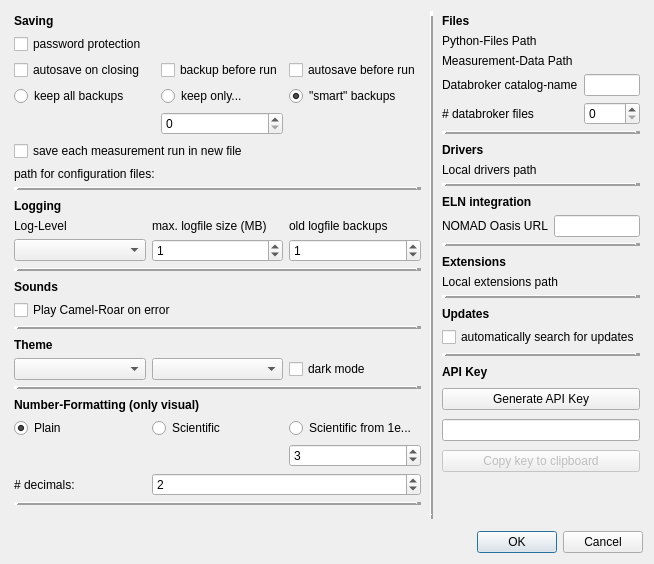
<?xml version="1.0" encoding="UTF-8"?>
<ui version="4.0">
 <class>settings_window</class>
 <widget class="QDialog" name="settings_window">
  <property name="geometry">
   <rect>
    <x>0</x>
    <y>0</y>
    <width>652</width>
    <height>564</height>
   </rect>
  </property>
  <property name="windowTitle">
   <string>Dialog</string>
  </property>
  <layout class="QGridLayout" name="gridLayout">
   <item row="0" column="3">
    <widget class="QWidget" name="right" native="true">
     <layout class="QGridLayout" name="gridLayout_9">
      <property name="leftMargin">
       <number>3</number>
      </property>
      <property name="topMargin">
       <number>3</number>
      </property>
      <property name="rightMargin">
       <number>3</number>
      </property>
      <property name="bottomMargin">
       <number>3</number>
      </property>
      <property name="spacing">
       <number>9</number>
      </property>
      <item row="3" column="0">
       <widget class="QWidget" name="extensions" native="true">
        <layout class="QGridLayout" name="gridLayout_12">
         <property name="leftMargin">
          <number>0</number>
         </property>
         <property name="topMargin">
          <number>0</number>
         </property>
         <property name="rightMargin">
          <number>0</number>
         </property>
         <property name="bottomMargin">
          <number>0</number>
         </property>
         <item row="1" column="0">
          <widget class="QLabel" name="label_21">
           <property name="maximumSize">
            <size>
             <width>16777215</width>
             <height>17</height>
            </size>
           </property>
           <property name="text">
            <string>Local extensions path</string>
           </property>
          </widget>
         </item>
         <item row="0" column="0" colspan="2">
          <widget class="QLabel" name="label_22">
           <property name="font">
            <font>
             <bold>true</bold>
            </font>
           </property>
           <property name="text">
            <string>Extensions</string>
           </property>
          </widget>
         </item>
         <item row="1" column="1">
          <widget class="Path_Button_Edit" name="pathButton_extension_path" native="true"/>
         </item>
         <item row="2" column="0" colspan="2">
          <widget class="Line" name="line_9">
           <property name="frameShadow">
            <enum>QFrame::Raised</enum>
           </property>
           <property name="lineWidth">
            <number>5</number>
           </property>
           <property name="orientation">
            <enum>Qt::Horizontal</enum>
           </property>
          </widget>
         </item>
        </layout>
       </widget>
      </item>
      <item row="2" column="0">
       <widget class="QWidget" name="eln" native="true">
        <layout class="QGridLayout" name="gridLayout_11">
         <property name="leftMargin">
          <number>0</number>
         </property>
         <property name="topMargin">
          <number>0</number>
         </property>
         <property name="rightMargin">
          <number>0</number>
         </property>
         <property name="bottomMargin">
          <number>0</number>
         </property>
         <item row="1" column="0">
          <widget class="QLabel" name="label_19">
           <property name="text">
            <string>NOMAD Oasis URL</string>
           </property>
          </widget>
         </item>
         <item row="1" column="1">
          <widget class="QLineEdit" name="lineEdit_oasis"/>
         </item>
         <item row="0" column="0" colspan="2">
          <widget class="QLabel" name="label_18">
           <property name="font">
            <font>
             <bold>true</bold>
            </font>
           </property>
           <property name="text">
            <string>ELN integration</string>
           </property>
          </widget>
         </item>
         <item row="2" column="0" colspan="2">
          <widget class="Line" name="line_3">
           <property name="frameShadow">
            <enum>QFrame::Raised</enum>
           </property>
           <property name="lineWidth">
            <number>5</number>
           </property>
           <property name="orientation">
            <enum>Qt::Horizontal</enum>
           </property>
          </widget>
         </item>
        </layout>
       </widget>
      </item>
      <item row="7" column="0">
       <widget class="QLineEdit" name="Api_key_lineEdit">
        <property name="readOnly">
         <bool>true</bool>
        </property>
       </widget>
      </item>
      <item row="0" column="0">
       <widget class="QWidget" name="files" native="true">
        <layout class="QGridLayout" name="gridLayout_7">
         <property name="leftMargin">
          <number>0</number>
         </property>
         <property name="topMargin">
          <number>0</number>
         </property>
         <property name="rightMargin">
          <number>0</number>
         </property>
         <property name="bottomMargin">
          <number>0</number>
         </property>
         <item row="2" column="0">
          <widget class="QLabel" name="label_7">
           <property name="maximumSize">
            <size>
             <width>16777215</width>
             <height>17</height>
            </size>
           </property>
           <property name="text">
            <string>Measurement-Data Path</string>
           </property>
          </widget>
         </item>
         <item row="1" column="0">
          <widget class="QLabel" name="label_6">
           <property name="maximumSize">
            <size>
             <width>16777215</width>
             <height>17</height>
            </size>
           </property>
           <property name="text">
            <string>Python-Files Path</string>
           </property>
          </widget>
         </item>
         <item row="3" column="0">
          <widget class="QLabel" name="label_10">
           <property name="text">
            <string>Databroker catalog-name</string>
           </property>
          </widget>
         </item>
         <item row="3" column="1">
          <widget class="QLineEdit" name="lineEdit_catalog_name"/>
         </item>
         <item row="6" column="0" colspan="2">
          <widget class="Line" name="line_6">
           <property name="frameShadow">
            <enum>QFrame::Raised</enum>
           </property>
           <property name="lineWidth">
            <number>5</number>
           </property>
           <property name="orientation">
            <enum>Qt::Horizontal</enum>
           </property>
          </widget>
         </item>
         <item row="0" column="0">
          <widget class="QLabel" name="label_5">
           <property name="maximumSize">
            <size>
             <width>16777215</width>
             <height>17</height>
            </size>
           </property>
           <property name="font">
            <font>
             <bold>true</bold>
            </font>
           </property>
           <property name="text">
            <string>Files</string>
           </property>
          </widget>
         </item>
         <item row="2" column="1">
          <widget class="Path_Button_Edit" name="pathButton_meas_files" native="true"/>
         </item>
         <item row="1" column="1">
          <widget class="Path_Button_Edit" name="pathButton_py_files" native="true"/>
         </item>
         <item row="5" column="0">
          <widget class="QLabel" name="label_20">
           <property name="text">
            <string># databroker files</string>
           </property>
          </widget>
         </item>
         <item row="5" column="1">
          <widget class="QSpinBox" name="spinBox_n_databroker_files">
           <property name="toolTip">
            <string>with &quot;0&quot; all files will be kept</string>
           </property>
          </widget>
         </item>
        </layout>
       </widget>
      </item>
      <item row="5" column="0">
       <widget class="QLabel" name="label_ApiKey">
        <property name="styleSheet">
         <string notr="true">font-weight: bold;</string>
        </property>
        <property name="text">
         <string>API Key</string>
        </property>
       </widget>
      </item>
      <item row="4" column="0">
       <widget class="QWidget" name="updates" native="true">
        <layout class="QGridLayout" name="gridLayout_13">
         <property name="leftMargin">
          <number>0</number>
         </property>
         <property name="topMargin">
          <number>0</number>
         </property>
         <property name="rightMargin">
          <number>0</number>
         </property>
         <property name="bottomMargin">
          <number>0</number>
         </property>
         <item row="1" column="0">
          <widget class="QCheckBox" name="checkBox_auto_check_updates">
           <property name="text">
            <string>automatically search for updates</string>
           </property>
          </widget>
         </item>
         <item row="0" column="0">
          <widget class="QLabel" name="label_23">
           <property name="font">
            <font>
             <bold>true</bold>
            </font>
           </property>
           <property name="styleSheet">
            <string notr="true"/>
           </property>
           <property name="text">
            <string>Updates</string>
           </property>
          </widget>
         </item>
         <item row="2" column="0">
          <widget class="Line" name="line_10">
           <property name="frameShadow">
            <enum>QFrame::Raised</enum>
           </property>
           <property name="lineWidth">
            <number>5</number>
           </property>
           <property name="orientation">
            <enum>Qt::Horizontal</enum>
           </property>
          </widget>
         </item>
        </layout>
       </widget>
      </item>
      <item row="10" column="0">
       <spacer name="verticalSpacer_2">
        <property name="orientation">
         <enum>Qt::Vertical</enum>
        </property>
        <property name="sizeHint" stdset="0">
         <size>
          <width>20</width>
          <height>40</height>
         </size>
        </property>
       </spacer>
      </item>
      <item row="1" column="0">
       <widget class="QWidget" name="drivers" native="true">
        <layout class="QGridLayout" name="gridLayout_10">
         <property name="leftMargin">
          <number>0</number>
         </property>
         <property name="topMargin">
          <number>0</number>
         </property>
         <property name="rightMargin">
          <number>0</number>
         </property>
         <property name="bottomMargin">
          <number>0</number>
         </property>
         <item row="0" column="0">
          <widget class="QLabel" name="label_13">
           <property name="font">
            <font>
             <bold>true</bold>
            </font>
           </property>
           <property name="text">
            <string>Drivers</string>
           </property>
          </widget>
         </item>
         <item row="1" column="0">
          <widget class="QLabel" name="label_8">
           <property name="maximumSize">
            <size>
             <width>16777215</width>
             <height>17</height>
            </size>
           </property>
           <property name="text">
            <string>Local drivers path</string>
           </property>
          </widget>
         </item>
         <item row="2" column="0" colspan="3">
          <widget class="Line" name="line_5">
           <property name="frameShadow">
            <enum>QFrame::Raised</enum>
           </property>
           <property name="lineWidth">
            <number>5</number>
           </property>
           <property name="orientation">
            <enum>Qt::Horizontal</enum>
           </property>
          </widget>
         </item>
         <item row="1" column="1" colspan="2">
          <widget class="Path_Button_Edit" name="pathButton_device_path" native="true"/>
         </item>
        </layout>
       </widget>
      </item>
      <item row="6" column="0">
       <widget class="QPushButton" name="pushButton_generate_Api_key">
        <property name="text">
         <string>Generate API Key</string>
        </property>
       </widget>
      </item>
      <item row="8" column="0">
       <widget class="QPushButton" name="pushButton_copy_Api_key_clipboard">
        <property name="enabled">
         <bool>false</bool>
        </property>
        <property name="styleSheet">
         <string notr="true"/>
        </property>
        <property name="text">
         <string>Copy key to clipboard</string>
        </property>
        <property name="icon">
         <iconset resource="settings_window_resource.qrc">
          <normaloff>:/images/graphics/copy_to_clipboard.svg</normaloff>:/images/graphics/copy_to_clipboard.svg</iconset>
        </property>
        <property name="iconSize">
         <size>
          <width>16</width>
          <height>16</height>
         </size>
        </property>
       </widget>
      </item>
     </layout>
    </widget>
   </item>
   <item row="0" column="2">
    <widget class="Line" name="line_vertical">
     <property name="frameShadow">
      <enum>QFrame::Raised</enum>
     </property>
     <property name="lineWidth">
      <number>5</number>
     </property>
     <property name="orientation">
      <enum>Qt::Vertical</enum>
     </property>
    </widget>
   </item>
   <item row="2" column="0" colspan="4">
    <widget class="QDialogButtonBox" name="buttonBox">
     <property name="orientation">
      <enum>Qt::Horizontal</enum>
     </property>
     <property name="standardButtons">
      <set>QDialogButtonBox::Cancel|QDialogButtonBox::Ok</set>
     </property>
    </widget>
   </item>
   <item row="0" column="0" rowspan="2" colspan="2">
    <widget class="QWidget" name="left" native="true">
     <layout class="QGridLayout" name="gridLayout_3">
      <property name="leftMargin">
       <number>3</number>
      </property>
      <property name="topMargin">
       <number>3</number>
      </property>
      <property name="rightMargin">
       <number>3</number>
      </property>
      <property name="bottomMargin">
       <number>3</number>
      </property>
      <property name="spacing">
       <number>9</number>
      </property>
      <item row="1" column="0">
       <widget class="QWidget" name="logging" native="true">
        <layout class="QGridLayout" name="gridLayout_4">
         <property name="leftMargin">
          <number>0</number>
         </property>
         <property name="topMargin">
          <number>0</number>
         </property>
         <property name="rightMargin">
          <number>0</number>
         </property>
         <property name="bottomMargin">
          <number>0</number>
         </property>
         <item row="0" column="0">
          <widget class="QLabel" name="label_9">
           <property name="font">
            <font>
             <bold>true</bold>
            </font>
           </property>
           <property name="text">
            <string>Logging</string>
           </property>
          </widget>
         </item>
         <item row="2" column="1">
          <widget class="QSpinBox" name="spinBox_logfile_size">
           <property name="value">
            <number>1</number>
           </property>
          </widget>
         </item>
         <item row="2" column="2">
          <widget class="QSpinBox" name="spinBox_logfile_number">
           <property name="value">
            <number>1</number>
           </property>
          </widget>
         </item>
         <item row="1" column="2">
          <widget class="QLabel" name="label_17">
           <property name="text">
            <string>old logfile backups</string>
           </property>
          </widget>
         </item>
         <item row="1" column="1">
          <widget class="QLabel" name="label_16">
           <property name="text">
            <string>max. logfile size (MB)</string>
           </property>
          </widget>
         </item>
         <item row="2" column="0">
          <widget class="QComboBox" name="comboBox_log_level"/>
         </item>
         <item row="1" column="0">
          <widget class="QLabel" name="label_15">
           <property name="text">
            <string>Log-Level</string>
           </property>
          </widget>
         </item>
         <item row="3" column="0" colspan="3">
          <widget class="Line" name="line_8">
           <property name="frameShadow">
            <enum>QFrame::Raised</enum>
           </property>
           <property name="lineWidth">
            <number>5</number>
           </property>
           <property name="orientation">
            <enum>Qt::Horizontal</enum>
           </property>
          </widget>
         </item>
        </layout>
       </widget>
      </item>
      <item row="0" column="0">
       <widget class="QWidget" name="saving" native="true">
        <layout class="QGridLayout" name="gridLayout_2">
         <property name="leftMargin">
          <number>0</number>
         </property>
         <property name="topMargin">
          <number>0</number>
         </property>
         <property name="rightMargin">
          <number>0</number>
         </property>
         <property name="bottomMargin">
          <number>0</number>
         </property>
         <item row="3" column="2">
          <widget class="QRadioButton" name="radioButton_smart_backups">
           <property name="text">
            <string>&quot;smart&quot; backups</string>
           </property>
           <property name="checked">
            <bool>true</bool>
           </property>
          </widget>
         </item>
         <item row="2" column="1">
          <widget class="QCheckBox" name="checkBox_backup_before_run">
           <property name="text">
            <string>backup before run</string>
           </property>
          </widget>
         </item>
         <item row="0" column="0" colspan="3">
          <widget class="QLabel" name="label">
           <property name="maximumSize">
            <size>
             <width>16777215</width>
             <height>17</height>
            </size>
           </property>
           <property name="font">
            <font>
             <italic>false</italic>
             <bold>true</bold>
            </font>
           </property>
           <property name="text">
            <string>Saving</string>
           </property>
          </widget>
         </item>
         <item row="2" column="0">
          <widget class="QCheckBox" name="checkBox_autosave">
           <property name="text">
            <string>autosave on closing</string>
           </property>
          </widget>
         </item>
         <item row="1" column="0" colspan="3">
          <widget class="QCheckBox" name="checkBox_password">
           <property name="text">
            <string>password protection</string>
           </property>
          </widget>
         </item>
         <item row="2" column="2">
          <widget class="QCheckBox" name="checkBox_autosave_run">
           <property name="text">
            <string>autosave before run</string>
           </property>
          </widget>
         </item>
         <item row="5" column="0" colspan="3">
          <widget class="QCheckBox" name="checkBox_new_file_each_run">
           <property name="text">
            <string>save each measurement run in new file</string>
           </property>
          </widget>
         </item>
         <item row="7" column="0" colspan="3">
          <widget class="Line" name="line_4">
           <property name="frameShadow">
            <enum>QFrame::Raised</enum>
           </property>
           <property name="lineWidth">
            <number>5</number>
           </property>
           <property name="orientation">
            <enum>Qt::Horizontal</enum>
           </property>
          </widget>
         </item>
         <item row="4" column="1">
          <widget class="QSpinBox" name="spinBox_backup_number"/>
         </item>
         <item row="3" column="0">
          <widget class="QRadioButton" name="radioButton_all_backups">
           <property name="text">
            <string>keep all backups</string>
           </property>
          </widget>
         </item>
         <item row="3" column="1">
          <widget class="QRadioButton" name="radioButton_n_backups">
           <property name="text">
            <string>keep only...</string>
           </property>
          </widget>
         </item>
         <item row="6" column="0">
          <widget class="QLabel" name="label_12">
           <property name="text">
            <string>path for configuration files:</string>
           </property>
          </widget>
         </item>
         <item row="6" column="1" colspan="2">
          <widget class="Path_Button_Edit" name="pathButton_config_path" native="true"/>
         </item>
        </layout>
       </widget>
      </item>
      <item row="3" column="0">
       <widget class="QWidget" name="sounds" native="true">
        <layout class="QGridLayout" name="gridLayout_8">
         <property name="leftMargin">
          <number>0</number>
         </property>
         <property name="topMargin">
          <number>0</number>
         </property>
         <property name="rightMargin">
          <number>0</number>
         </property>
         <property name="bottomMargin">
          <number>0</number>
         </property>
         <item row="1" column="0">
          <widget class="QCheckBox" name="checkBox_play_camel_on_error">
           <property name="text">
            <string>Play Camel-Roar on error</string>
           </property>
          </widget>
         </item>
         <item row="0" column="0">
          <widget class="QLabel" name="label_11">
           <property name="font">
            <font>
             <bold>true</bold>
            </font>
           </property>
           <property name="text">
            <string>Sounds</string>
           </property>
          </widget>
         </item>
         <item row="2" column="0">
          <widget class="Line" name="line">
           <property name="frameShadow">
            <enum>QFrame::Raised</enum>
           </property>
           <property name="lineWidth">
            <number>5</number>
           </property>
           <property name="orientation">
            <enum>Qt::Horizontal</enum>
           </property>
          </widget>
         </item>
        </layout>
       </widget>
      </item>
      <item row="5" column="0">
       <widget class="QWidget" name="number_format" native="true">
        <layout class="QGridLayout" name="gridLayout_6">
         <property name="leftMargin">
          <number>0</number>
         </property>
         <property name="topMargin">
          <number>0</number>
         </property>
         <property name="rightMargin">
          <number>0</number>
         </property>
         <property name="bottomMargin">
          <number>0</number>
         </property>
         <item row="0" column="0" colspan="3">
          <widget class="QLabel" name="label_3">
           <property name="maximumSize">
            <size>
             <width>16777215</width>
             <height>17</height>
            </size>
           </property>
           <property name="font">
            <font>
             <bold>true</bold>
            </font>
           </property>
           <property name="text">
            <string>Number-Formatting (only visual)</string>
           </property>
          </widget>
         </item>
         <item row="1" column="2">
          <widget class="QRadioButton" name="radioButton_mixed">
           <property name="text">
            <string>Scientific from 1e...</string>
           </property>
          </widget>
         </item>
         <item row="1" column="0">
          <widget class="QRadioButton" name="radioButton_plain_numbers">
           <property name="text">
            <string>Plain</string>
           </property>
           <property name="checkable">
            <bool>true</bool>
           </property>
           <property name="checked">
            <bool>true</bool>
           </property>
          </widget>
         </item>
         <item row="3" column="1" colspan="2">
          <widget class="QSpinBox" name="spinBox_n_decimals">
           <property name="value">
            <number>2</number>
           </property>
          </widget>
         </item>
         <item row="2" column="2">
          <widget class="QSpinBox" name="spinBox_scientific_from">
           <property name="value">
            <number>3</number>
           </property>
          </widget>
         </item>
         <item row="3" column="0">
          <widget class="QLabel" name="label_4">
           <property name="maximumSize">
            <size>
             <width>16777215</width>
             <height>17</height>
            </size>
           </property>
           <property name="text">
            <string># decimals:</string>
           </property>
          </widget>
         </item>
         <item row="1" column="1">
          <widget class="QRadioButton" name="radioButton_scientific">
           <property name="text">
            <string>Scientific</string>
           </property>
          </widget>
         </item>
         <item row="4" column="0" colspan="3">
          <widget class="Line" name="line_7">
           <property name="frameShadow">
            <enum>QFrame::Raised</enum>
           </property>
           <property name="lineWidth">
            <number>5</number>
           </property>
           <property name="orientation">
            <enum>Qt::Horizontal</enum>
           </property>
          </widget>
         </item>
        </layout>
       </widget>
      </item>
      <item row="4" column="0">
       <widget class="QWidget" name="theme" native="true">
        <layout class="QGridLayout" name="gridLayout_5">
         <property name="leftMargin">
          <number>0</number>
         </property>
         <property name="topMargin">
          <number>0</number>
         </property>
         <property name="rightMargin">
          <number>0</number>
         </property>
         <property name="bottomMargin">
          <number>0</number>
         </property>
         <item row="1" column="2">
          <widget class="QCheckBox" name="checkBox_dark">
           <property name="text">
            <string>dark mode</string>
           </property>
          </widget>
         </item>
         <item row="0" column="0" colspan="3">
          <widget class="QLabel" name="label_2">
           <property name="maximumSize">
            <size>
             <width>16777215</width>
             <height>17</height>
            </size>
           </property>
           <property name="font">
            <font>
             <bold>true</bold>
            </font>
           </property>
           <property name="text">
            <string>Theme</string>
           </property>
          </widget>
         </item>
         <item row="1" column="0">
          <widget class="QComboBox" name="comboBox_theme"/>
         </item>
         <item row="1" column="1">
          <widget class="QComboBox" name="comboBox_material_theme"/>
         </item>
         <item row="2" column="0" colspan="3">
          <widget class="Line" name="line_2">
           <property name="frameShadow">
            <enum>QFrame::Raised</enum>
           </property>
           <property name="lineWidth">
            <number>5</number>
           </property>
           <property name="orientation">
            <enum>Qt::Horizontal</enum>
           </property>
          </widget>
         </item>
        </layout>
       </widget>
      </item>
      <item row="6" column="0">
       <spacer name="verticalSpacer">
        <property name="orientation">
         <enum>Qt::Vertical</enum>
        </property>
        <property name="sizeHint" stdset="0">
         <size>
          <width>20</width>
          <height>40</height>
         </size>
        </property>
       </spacer>
      </item>
     </layout>
    </widget>
   </item>
  </layout>
 </widget>
 <customwidgets>
  <customwidget>
   <class>Path_Button_Edit</class>
   <extends>QWidget</extends>
   <header>nomad_camels.ui_widgets.path_button_edit</header>
   <container>1</container>
  </customwidget>
 </customwidgets>
 <resources>
  <include location="settings_window_resource.qrc"/>
 </resources>
 <connections>
  <connection>
   <sender>buttonBox</sender>
   <signal>accepted()</signal>
   <receiver>settings_window</receiver>
   <slot>accept()</slot>
   <hints>
    <hint type="sourcelabel">
     <x>248</x>
     <y>254</y>
    </hint>
    <hint type="destinationlabel">
     <x>157</x>
     <y>274</y>
    </hint>
   </hints>
  </connection>
  <connection>
   <sender>buttonBox</sender>
   <signal>rejected()</signal>
   <receiver>settings_window</receiver>
   <slot>reject()</slot>
   <hints>
    <hint type="sourcelabel">
     <x>316</x>
     <y>260</y>
    </hint>
    <hint type="destinationlabel">
     <x>286</x>
     <y>274</y>
    </hint>
   </hints>
  </connection>
 </connections>
</ui>
